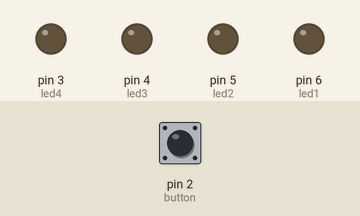
A sketch run on a simulated Arduino Uno, built with avr-gcc and run on an emulated ATmega328P. Parts: output pins drawn as LEDs (lit = HIGH). Dashed ring = blinking. The inputs (shaded band) are chosen by the test bench; at power-on: pin 2 (button) HIGH.

Above: at 1.2 s.
1.3 s: pin 2 (button) pulled LOW for 0.15 s
At 2.2 s:
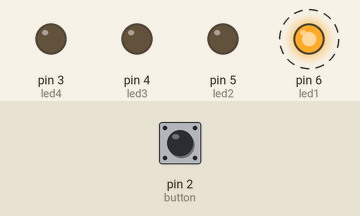
At 3.2 s:
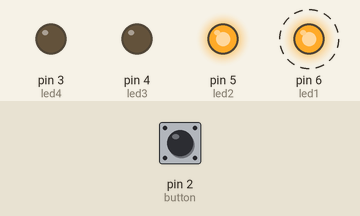
4.4 s: pin 2 (button) pulled LOW for 1 s
At 4.4 s:
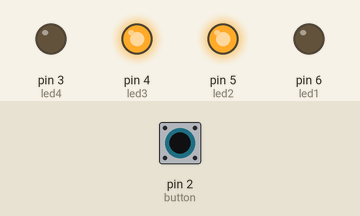
8.4 s: pin 2 (button) pulled LOW for 3.2 s
13.1 s: pin 2 (button) pulled LOW for 1 s
Timing chart, 0 to 24.1 s (numbered marks = the images above; inputs shaded):
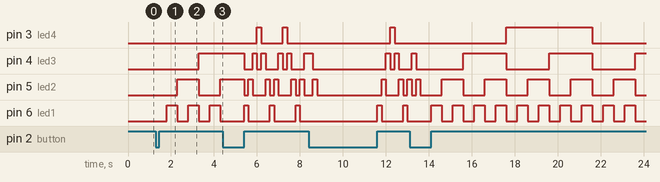

Measured:
- after the input at 1.3 s, pin 4 (led3): LOW → HIGH after 2.0 s; pin 5 (led2): LOW → HIGH after 1.0 s, → LOW 1.0 s later, → HIGH 1.0 s later; pin 6 (led1): alternates HIGH for 0.50 s and LOW for 0.50 s, starting after 0.50 s

The sketch:

2016510040_ELIF_KARATAS.ino
```cpp
#define led1 6
#define led2 5
#define led3 4
#define led4 3 // define pins
#define button 2
int button_state=0; // button state for button controls, initial value is 0

void setup()
{
  pinMode(led1,OUTPUT); // input, output modes
  pinMode(led2,OUTPUT);
  pinMode(led3,OUTPUT);
  pinMode(led4,OUTPUT);
  pinMode(button,INPUT);
}

void binaryConverter(int a[], int number){ // 4 bits binary converter for counting numbers
  for(int i=0; i<4; i++)
  {
    a[i] = number % 2;
    number = number / 2;
  }
}

void loop() // loop is running throughout program
{
  if(digitalRead(button) == LOW && (button_state == 0 || button_state == 4 || button_state == 5)){ // if the button is pressed in other operations (button state is 4 or 5) or starting of the program (button state is 0)
    button_state=1; // beginning of the first operation, buton state is 1
    while(button_state == 1){ // contiunity...
      int a[4]; // array for binary converting
      int count1 = 0; // take count for 0-15 and number to use in binary converter
      while(count1<16){ // counting...
        binaryConverter(a,count1); // count is number for binary converter
        digitalWrite(led1,a[0]); // led1 is a[0]
        digitalWrite(led2,a[1]); // led2 is a[1]
        digitalWrite(led3,a[2]); // led3 is a[2]
        digitalWrite(led4,a[3]); // led4 is a[3]
        count1++; // increasing...
        delay(500); // waiting...
        if(digitalRead(button) == LOW && button_state == 1){ // if the button is pressed and program is in first operation
          button_state = 2; // button state is 2
          break; // leave the first operation, break from while
        }
      }
    }
  }
  else if(digitalRead(button) == HIGH && button_state == 2){ // if the button is pressed and the program has just leaved the first operation
    button_state = 3; // button state is 3
    while(button_state == 3){ // contiunity...
      int a[4]; // array for binary converting
      digitalWrite(led1,0); // turning off all leds before starting second operation
      digitalWrite(led2,0);
      digitalWrite(led3,0);
      digitalWrite(led4,0);
      for(int i = 1; i <= 8; i = i*2){ // for loop to binary converting. Count as 1-2-4-8
        binaryConverter(a,i); // i is number for binary converter
        digitalWrite(led1,a[0]); // led1 is a[0]
        digitalWrite(led2,a[1]); // led2 is a[1]
        digitalWrite(led3,a[2]); // led3 is a[2]
        digitalWrite(led4,a[3]); // led4 is a[3]
        delay(200); // waiting...
        if(digitalRead(button) == LOW && button_state == 3){ // if the button is pressed and program is in second operation's first for loop
          button_state = 4; // button state is 4 to turn back first operation, break from while and for loop
          break; // leave the second operation
        }
      }
      for(int i = 4; i>=2; i = i/2){ // for loop to binary converting. Count as 4-2
        binaryConverter(a,i); // i is number for binary converter
        digitalWrite(led1,a[0]); // led1 is a[0]
        digitalWrite(led2,a[1]); // led2 is a[1]
        digitalWrite(led3,a[2]); // led3 is a[2]
        digitalWrite(led4,a[3]); // led4 is a[3]
        delay(200); // waiting...
        if(digitalRead(button) == LOW && button_state == 3){ // if the button is pressed and program is in second operation's second for loop
          button_state = 5; // button state is 5 to turn back first operation, break from while and for loop
          break; // leave the second operation
        }
      }
    }
  }
}
```
